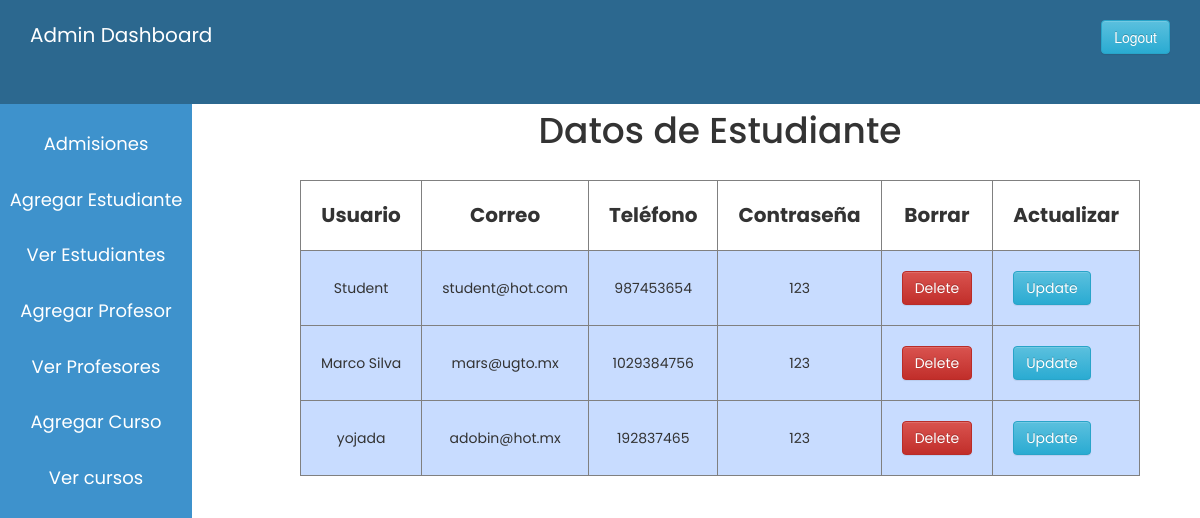
/view_student.php (signed in), run on an earlier commit of the app's database.
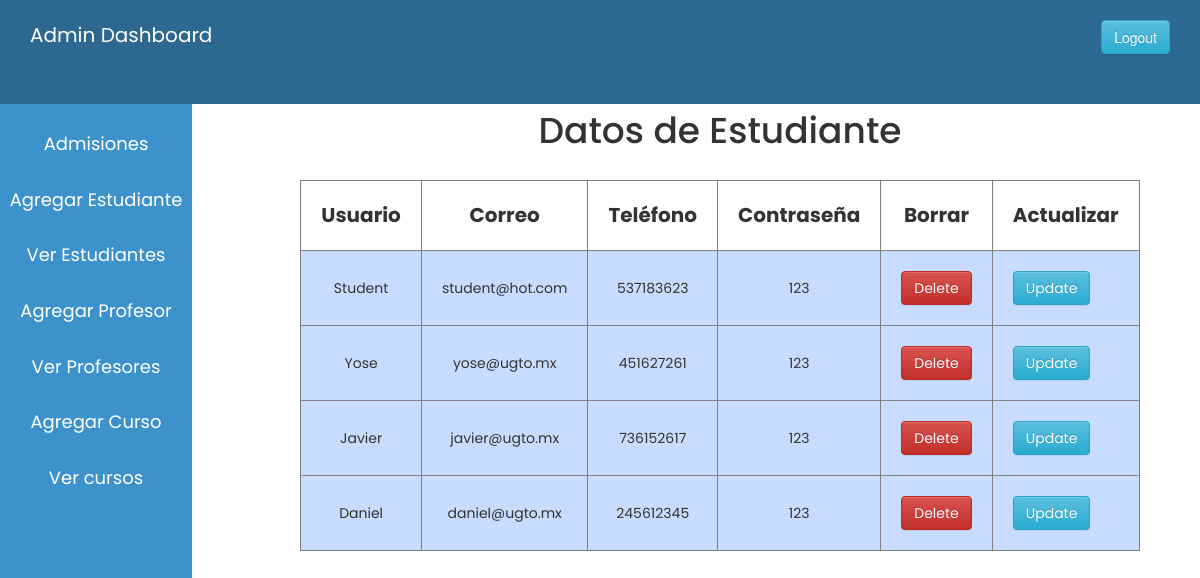
And on a later commit of the database.
### tables this page shows
CREATE TABLE `user` (
  `id` int(11) NOT NULL,
  `username` varchar(255) DEFAULT NULL,
  `phone` int(30) DEFAULT NULL,
  `email` varchar(255) DEFAULT NULL,
  `usertype` varchar(50) DEFAULT NULL,
  `password` varchar(255) DEFAULT NULL
);

### view_student.php (the view, shortened to what this page needs)
<?php
  $host="localhost";
  $user="root";
  $password="";
  $db="schoolproject";
  $data=mysqli_connect($host, $user, $password, $db);
  $sql="SELECT * FROM user WHERE usertype='student'";
  $result=mysqli_query($data, $sql);
?>
<!DOCTYPE html>
<html lang="en">
<head>
  <?php
    include 'admin_css.php';
  ?>
</head>
<body>
  <?php
    include 'admin_sidebar.php';
  ?>
  <div class="content">
    <center><br>
    <h1 style="font-family: Poppins;">Datos de Estudiante</h1>
    <br>
    <table border="1px">
        <tr>
            <th class="table_th" style="font-family: Poppins;">Usuario</th>
            <th class="table_th" style="font-family: Poppins;">Correo</th>
            <th class="table_th" style="font-family: Poppins;">Teléfono</th>
            <th class="table_th" style="font-family: Poppins;">Contraseña</th>
            <th class="table_th" style="font-family: Poppins;">Borrar</th>
            <th class="table_th" style="font-family: Poppins;">Actualizar</th>
        </tr>
        <?php
        while($info=$result->fetch_assoc()){
        ?>
        <tr>
            <td class="table_td" style="text-align: center; font-family: Poppins;">
                <?php echo "{$info['username']}"; ?>
            </td>
            <td class="table_td" style="text-align: center; font-family: Poppins;">
                <?php echo "{$info['email']}"; ?>
            </td>
            <td class="table_td" style="text-align: center; font-family: Poppins;">
                <?php echo "{$info['phone']}"; ?>
            </td>
            <td class="table_td" style="text-align: center; font-family: Poppins;">
                <?php echo "{$info['password']}"; ?>
            </td>
            <td class="table_td" style="text-align: center; font-family: Poppins;">
                <?php echo "<a onClick=\"javascript:return confirm('Are you sure you want to delete this student?');\"
                    class='btn btn-danger' href='delete.php?student_id={$info['id']}'>Delete</a>"; ?>
            </td>
            <td class="table_td" font-family: Poppins;>
                <?php echo "<a class='btn btn-info' href='update_student.php?student_id={$info['id']}'> Update</a>"; ?>
            </td>
        </tr>
        <?php } ?>
    </table>
    </center>
  </div>
</body>
</html>

What changed in the data, as far as the page shows it:
changed user "Student": phone "987453654" → "537183623"
added user: username "Yose", email "yose@ugto.mx", phone "451627261", password "123"
changed user: username "Marco Silva" → "Javier"; email "mars@ugto.mx" → "javier@ugto.mx"; phone "1029384756" → "736152617"
changed user: username "yojada" → "Daniel"; email "adobin@hot.mx" → "daniel@ugto.mx"; phone "192837465" → "245612345"
